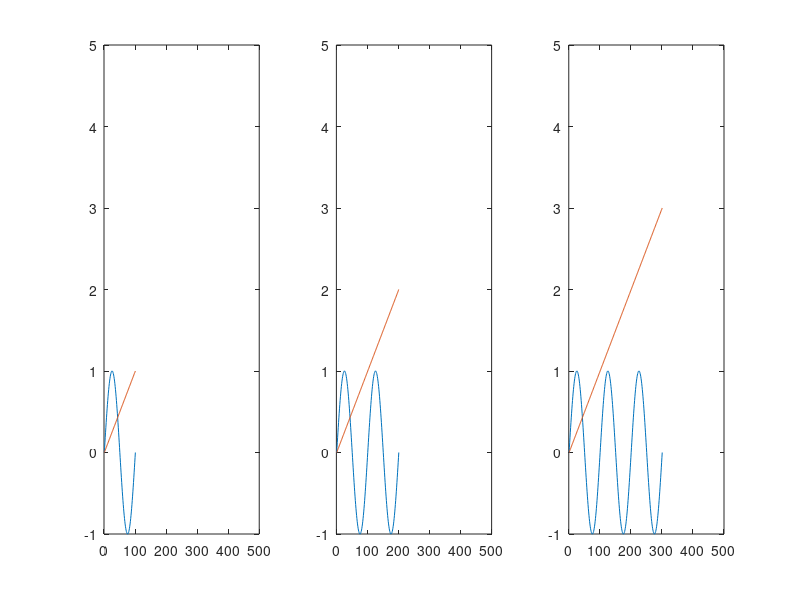
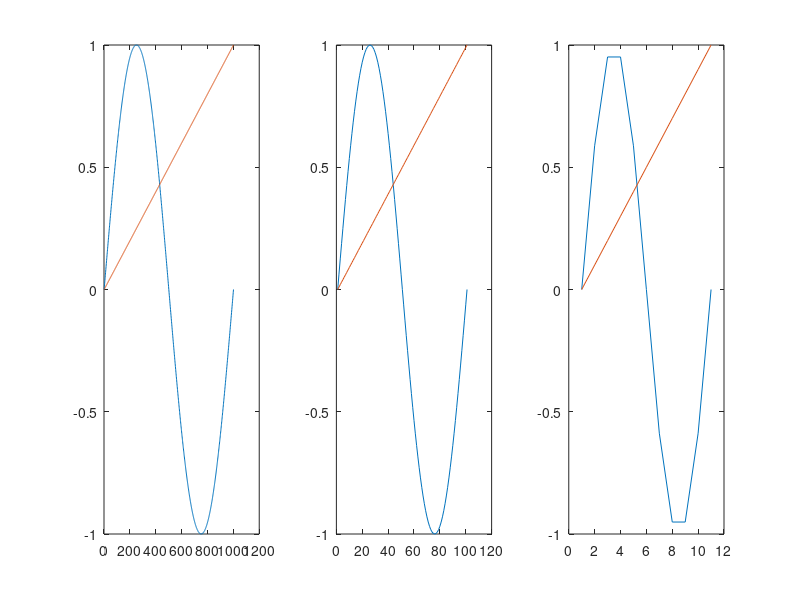
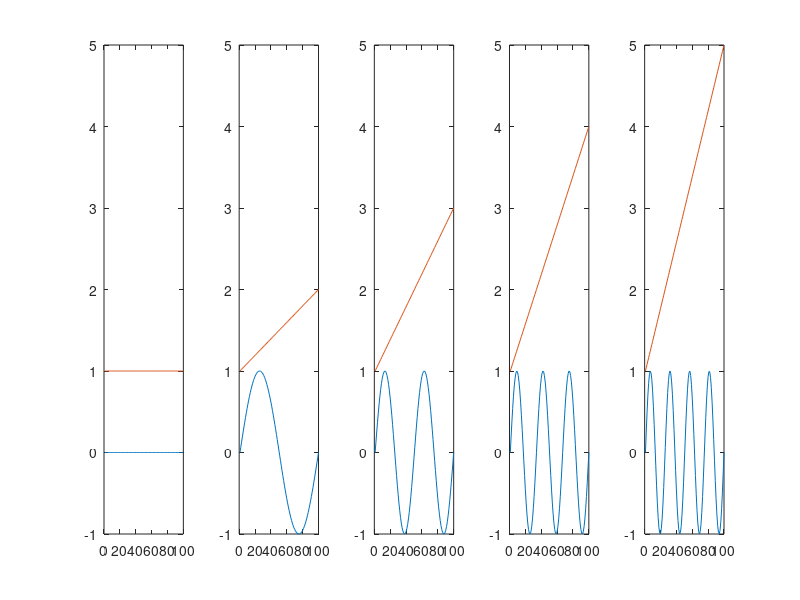
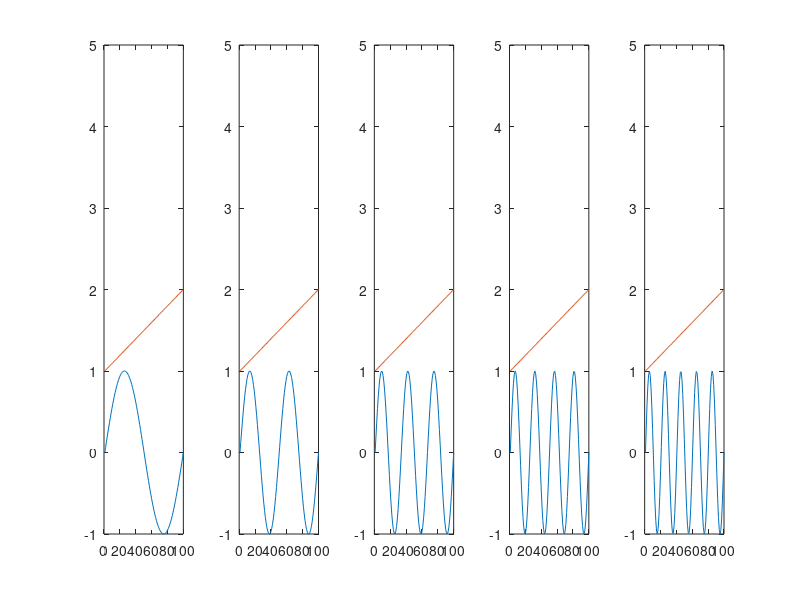

Recreate these plots in MATLAB, in order. (Note: this script raises an error after producing the figures.)

%%
figure()
for endpoint = 1:3
    subplot(1,3,endpoint)
    a1=[0:0.01:endpoint];
    plot(sin(2*pi*a1)); hold on
    plot(a1);
    xlim([0 500])
    ylim([-1 5])
    size(a1)
end
%%

figure()
pp=[0.001 0.01 0.1];
for midpoint = 1:3
    subplot(1,3,midpoint)
    a1=[0:pp(midpoint):1];
    plot(sin(2*pi*a1)); hold on
    plot(a1);
    % xlim([0 500])
    % ylim([-1 5])
    size(a1)
end


%%
figure()
for ls = 1:5
    
    subplot(1,5,ls)
   
    tp=linspace(1,ls);
    plot(sin(2*pi*tp)); hold on
    plot(tp);
    ylim([-1 5])
end
%%
figure()
for ls = 1:5
    
    subplot(1,5,ls)
    tp=linspace(1,2);
    freq=1*ls;
    plot(sin(2*pi*tp*freq)); hold on
    plot(tp); 
    ylim([-1 5])
end

%%
Fs = 1000;            % Sampling frequency
Ts = 1/Fs;             % Sampling period or time step
dt = 0:Ts:3-Ts;       % signal duration 1 sec in this case
f1=10;% 10 hz
f2=30;
f3=70;

% y=A*sin(2*pi*ft+theta)

y1=10*sin(2*pi*f1*dt)
y2=10*sin(2*pi*f2*dt)
y3=10*sin(2*pi*f3*dt)
y4=y1+y2+y3;

figure()

subplot(4,1,1);
plot(y1); hold on;
subplot(4,1,2);
plot(y2); hold on;
subplot(4,1,3);
plot(y3); hold on;
subplot(4,1,4);
plot(y4); hold on;

%%
figure()
nfft=length(y4); % length of time domain signal
nfft2=2^nextpow2(nfft); %lengh of sinal in power of 2
ff=fft(y4,nfft2);
fff=ff(1:nfft2/2);
xfft=Fs*(0:nfft2/2-1)/nfft2;
plot(xfft,abs(fff))
%%
figure()
plot(abs(fff))

%%
figure()
subplot(2,1,1);
plot(dt,y4);
subplot(2,1,2);
plot(xfft,abs(fff));

%%

y4=model.irfs.hrf{1};

hrfs{1}=model.irfs.hrf{1};
hrfs{2}=model.irfs.nrfT{1};
hrfs{3}=model.irfs.nrfS{1};

for i =1: 3
  y4=hrfs{i}
Fs=length(y4);
nfft=length(y4); % length of time domain signal
nfft2=2^nextpow2(nfft); %lengh of sinal in power of 2
ff =fft(y4,nfft2);
fff=ff(1:nfft2/2);
xfft=Fs*(0:nfft2/2-1)/nfft2;

plot(xfft,abs(fff));
hold on;

% findpeaks(abs(fff));
xlim([0 20])
end